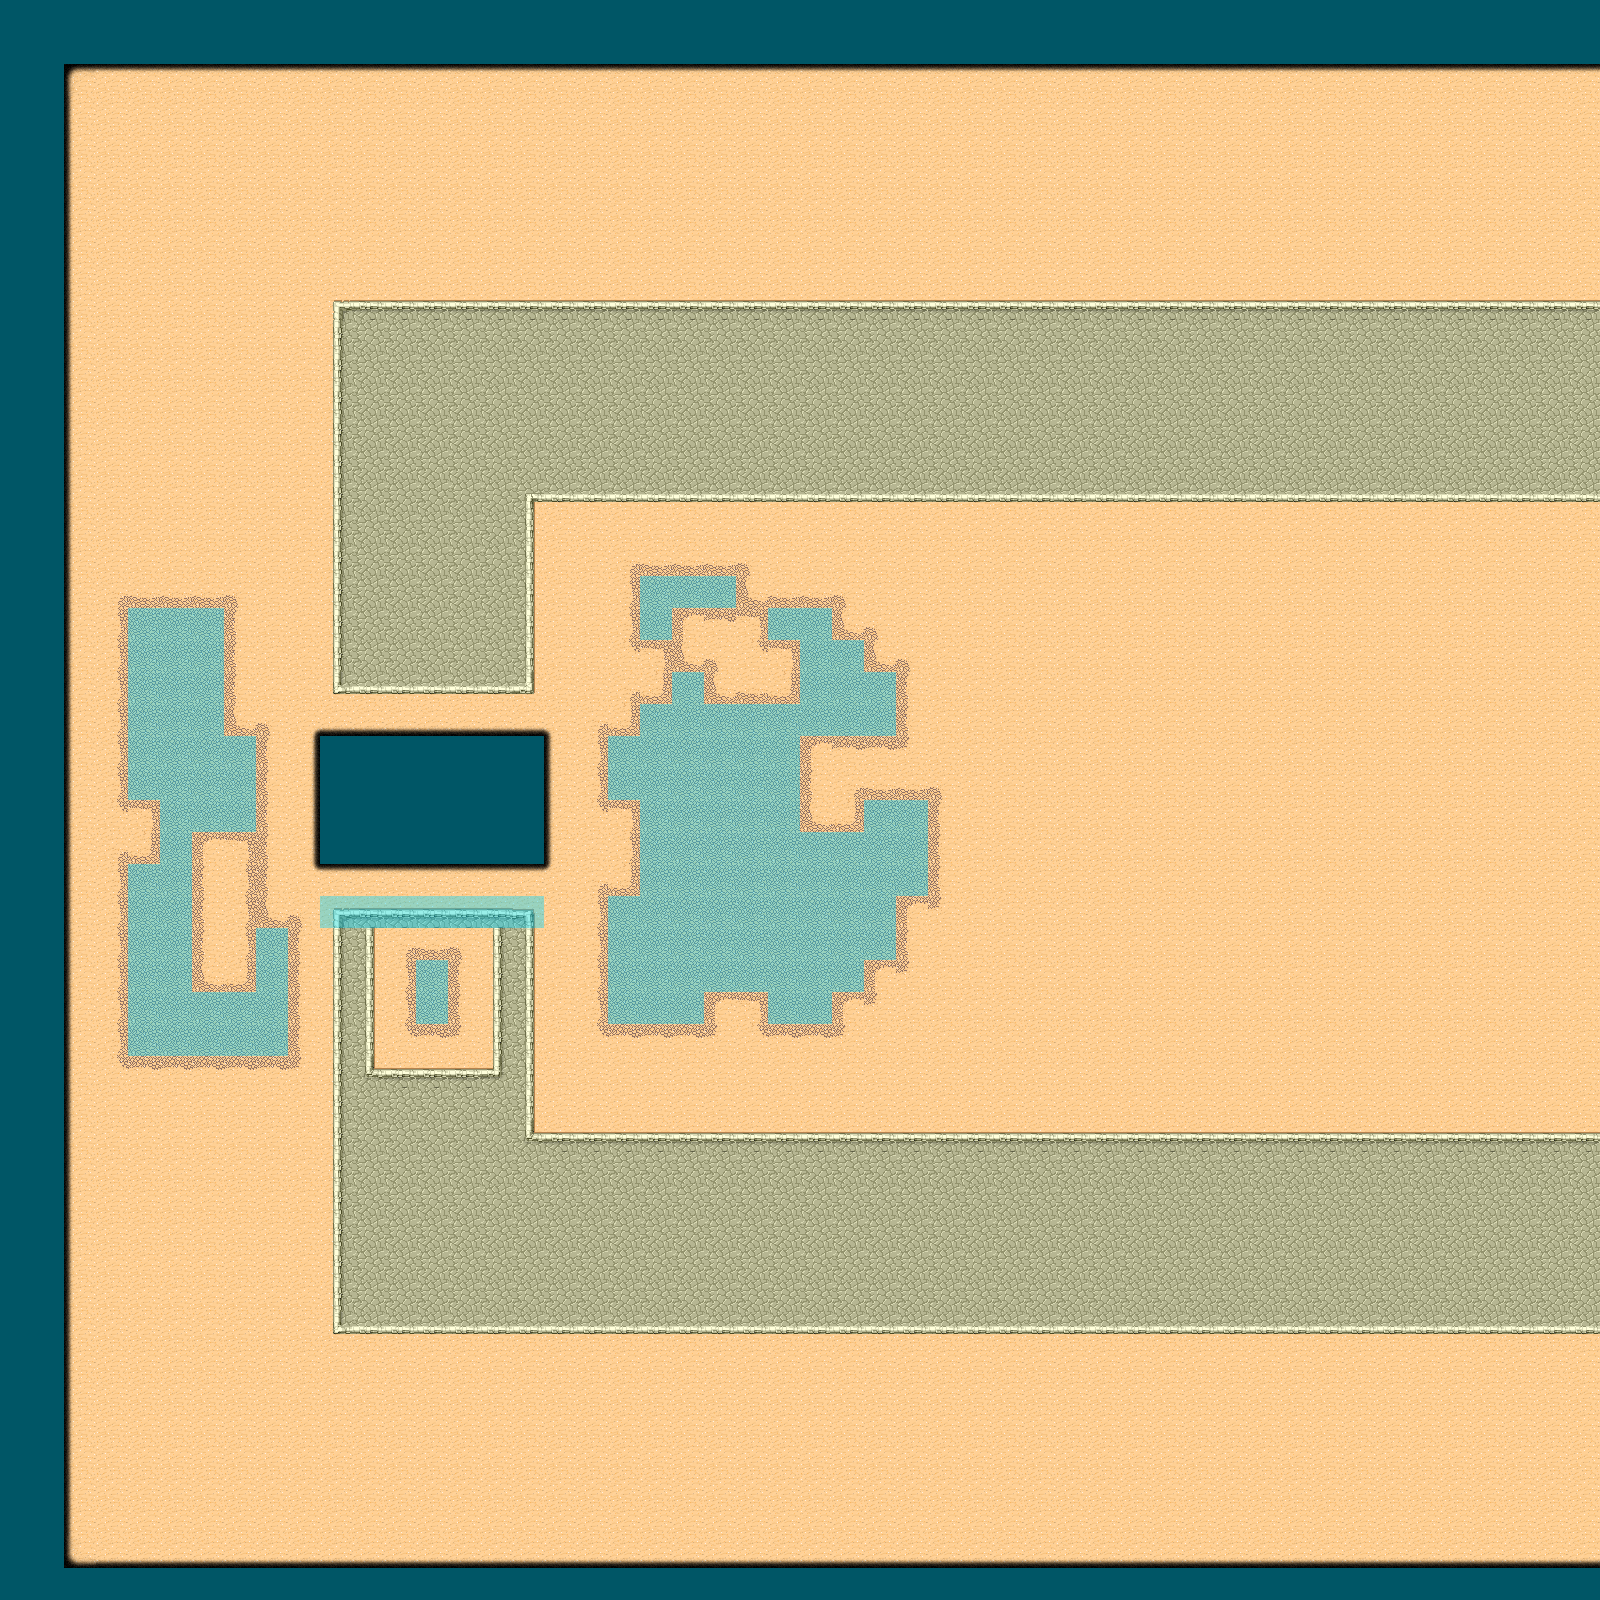

The image is a tile-based game level rendered from a .tmx file. Its description and source (layers, tilesets, objects; grid data summarised) follow:
An orthogonal 50x50 tile map with 32x32 px tiles, 4 tile layers (background, ramps, rough, drops), 3 tilesets and 15 objects (3x marker).

<map version="1.0" orientation="orthogonal" renderorder="right-down" width="50" height="50" tilewidth="32" tileheight="32" nextobjectid="21">
 <tileset firstgid="1" source="../../../tilesets/desert-with-pit.tsx" />
 <tileset firstgid="67" source="../../../tilesets/meta-tile.tsx" />
 <tileset firstgid="68" source="../../../tilesets/bathroom-obstacles.tsx" />
 <layer name="background" width="50" height="50">
  <data>[2500 cells, 2500 non-empty, 37 distinct tile ids]</data>
 </layer>
 <objectgroup name="obstacles">
  <object id="9" gid="68" x="1272" y="1091" />
  <object id="10" gid="69" x="1392" y="420" />
  <object id="11" gid="69" x="1291" y="357" />
  <object id="12" gid="69" x="1507" y="371" />
  <object id="13" gid="69" x="1358" y="468" />
  <object id="14" gid="69" x="1383" y="360" />
  <object id="15" gid="69" x="1474" y="451" />
  <object id="16" gid="69" x="1338" y="285" />
  <object id="17" gid="69" x="1439" y="285" />
  <object id="18" gid="69" x="1543" y="462" />
  <object id="19" gid="69" x="1506" y="270" />
  <object id="20" gid="69" x="1292" y="477" />
 </objectgroup>
 <objectgroup name="track">
  <object id="6" type="marker" x="1181" y="1560" width="662" height="47" rotation="270">
   <properties>
    <property name="finish-line-candidate" value="1" />
    <property name="index" value="0" />
   </properties>
  </object>
  <object id="7" type="marker" x="73" y="630" width="734" height="54">
   <properties>
    <property name="finish-line-candidate" value="0" />
    <property name="index" value="1" />
   </properties>
  </object>
  <object id="8" type="marker" x="1234" y="69" width="698" height="53" rotation="90">
   <properties>
    <property name="finish-line-candidate" value="1" />
    <property name="index" value="2" />
   </properties>
  </object>
 </objectgroup>
 <layer name="ramps" width="50" height="50">
  <data>[2500 cells, 7 non-empty, 1 distinct tile ids]</data>
 </layer>
 <layer name="rough" width="50" height="50">
  <data>[2500 cells, 134 non-empty, 1 distinct tile ids]</data>
 </layer>
 <layer name="drops" width="50" height="50">
  <data>[2500 cells, 272 non-empty, 1 distinct tile ids]</data>
 </layer>
</map>
